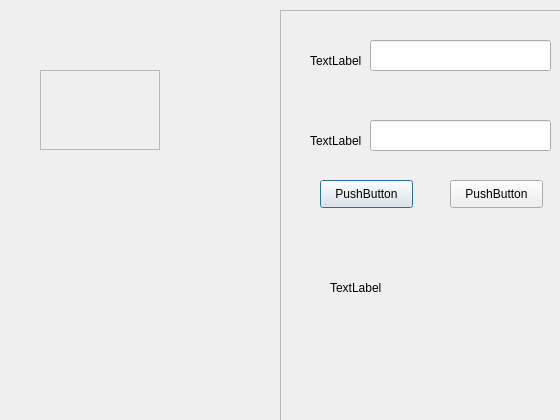
<?xml version="1.0" encoding="UTF-8"?>
<ui version="4.0">
 <class>LoginDialog</class>
 <widget class="QDialog" name="LoginDialog">
  <property name="geometry">
   <rect>
    <x>0</x>
    <y>0</y>
    <width>560</width>
    <height>420</height>
   </rect>
  </property>
  <property name="windowTitle">
   <string>Dialog</string>
  </property>
  <widget class="QStackedWidget" name="stackedWidget">
   <property name="geometry">
    <rect>
     <x>0</x>
     <y>0</y>
     <width>560</width>
     <height>420</height>
    </rect>
   </property>
   <widget class="QWidget" name="page">
    <widget class="QFrame" name="frame_login">
     <property name="geometry">
      <rect>
       <x>280</x>
       <y>10</y>
       <width>351</width>
       <height>469</height>
      </rect>
     </property>
     <property name="frameShape">
      <enum>QFrame::StyledPanel</enum>
     </property>
     <property name="frameShadow">
      <enum>QFrame::Raised</enum>
     </property>
     <widget class="QLabel" name="label_login_accountNumber">
      <property name="geometry">
       <rect>
        <x>30</x>
        <y>30</y>
        <width>51</width>
        <height>41</height>
       </rect>
      </property>
      <property name="text">
       <string>TextLabel</string>
      </property>
     </widget>
     <widget class="QLabel" name="label_login_pass">
      <property name="geometry">
       <rect>
        <x>30</x>
        <y>110</y>
        <width>51</width>
        <height>41</height>
       </rect>
      </property>
      <property name="text">
       <string>TextLabel</string>
      </property>
     </widget>
     <widget class="QLineEdit" name="lineEdit_login_accountNumber">
      <property name="geometry">
       <rect>
        <x>90</x>
        <y>30</y>
        <width>181</width>
        <height>31</height>
       </rect>
      </property>
     </widget>
     <widget class="QLineEdit" name="lineEdit_login_pass">
      <property name="geometry">
       <rect>
        <x>90</x>
        <y>110</y>
        <width>181</width>
        <height>31</height>
       </rect>
      </property>
     </widget>
     <widget class="QPushButton" name="btn_login">
      <property name="geometry">
       <rect>
        <x>40</x>
        <y>170</y>
        <width>93</width>
        <height>28</height>
       </rect>
      </property>
      <property name="text">
       <string>PushButton</string>
      </property>
     </widget>
     <widget class="QPushButton" name="btn_forgetPass">
      <property name="geometry">
       <rect>
        <x>170</x>
        <y>170</y>
        <width>93</width>
        <height>28</height>
       </rect>
      </property>
      <property name="text">
       <string>PushButton</string>
      </property>
     </widget>
     <widget class="QLabel" name="label_login_img">
      <property name="geometry">
       <rect>
        <x>50</x>
        <y>270</y>
        <width>72</width>
        <height>15</height>
       </rect>
      </property>
      <property name="text">
       <string>TextLabel</string>
      </property>
     </widget>
    </widget>
    <widget class="QFrame" name="frame_login_img">
     <property name="geometry">
      <rect>
       <x>40</x>
       <y>70</y>
       <width>120</width>
       <height>80</height>
      </rect>
     </property>
     <property name="frameShape">
      <enum>QFrame::StyledPanel</enum>
     </property>
     <property name="frameShadow">
      <enum>QFrame::Raised</enum>
     </property>
    </widget>
   </widget>
   <widget class="QWidget" name="page_2">
    <widget class="QFrame" name="frame_forgetPass">
     <property name="geometry">
      <rect>
       <x>0</x>
       <y>0</y>
       <width>560</width>
       <height>420</height>
      </rect>
     </property>
     <property name="frameShape">
      <enum>QFrame::StyledPanel</enum>
     </property>
     <property name="frameShadow">
      <enum>QFrame::Raised</enum>
     </property>
     <widget class="QLabel" name="label_forget_bg">
      <property name="geometry">
       <rect>
        <x>0</x>
        <y>0</y>
        <width>560</width>
        <height>271</height>
       </rect>
      </property>
      <property name="text">
       <string>TextLabel</string>
      </property>
     </widget>
     <widget class="QFrame" name="frame_forgetMsg">
      <property name="geometry">
       <rect>
        <x>210</x>
        <y>40</y>
        <width>331</width>
        <height>291</height>
       </rect>
      </property>
      <property name="frameShape">
       <enum>QFrame::StyledPanel</enum>
      </property>
      <property name="frameShadow">
       <enum>QFrame::Raised</enum>
      </property>
      <widget class="QLabel" name="label_forget_accountNumber">
       <property name="geometry">
        <rect>
         <x>20</x>
         <y>20</y>
         <width>51</width>
         <height>41</height>
        </rect>
       </property>
       <property name="text">
        <string>TextLabel</string>
       </property>
      </widget>
      <widget class="QLineEdit" name="lineEdit_forget_accountNumber">
       <property name="geometry">
        <rect>
         <x>90</x>
         <y>20</y>
         <width>181</width>
         <height>31</height>
        </rect>
       </property>
      </widget>
      <widget class="QLabel" name="label_forget_pass1">
       <property name="geometry">
        <rect>
         <x>20</x>
         <y>70</y>
         <width>51</width>
         <height>41</height>
        </rect>
       </property>
       <property name="text">
        <string>TextLabel</string>
       </property>
      </widget>
      <widget class="QLineEdit" name="lineEdit_forget_pass1">
       <property name="geometry">
        <rect>
         <x>90</x>
         <y>70</y>
         <width>181</width>
         <height>31</height>
        </rect>
       </property>
      </widget>
      <widget class="QLabel" name="label_forget_pass2">
       <property name="geometry">
        <rect>
         <x>20</x>
         <y>120</y>
         <width>51</width>
         <height>31</height>
        </rect>
       </property>
       <property name="text">
        <string>TextLabel</string>
       </property>
      </widget>
      <widget class="QLineEdit" name="lineEdit_forget_pass2">
       <property name="geometry">
        <rect>
         <x>90</x>
         <y>120</y>
         <width>181</width>
         <height>31</height>
        </rect>
       </property>
      </widget>
      <widget class="QPushButton" name="btn_getCode">
       <property name="geometry">
        <rect>
         <x>15</x>
         <y>170</y>
         <width>55</width>
         <height>34</height>
        </rect>
       </property>
       <property name="text">
        <string>PushButton</string>
       </property>
      </widget>
      <widget class="QLineEdit" name="lineEdit_forget_code">
       <property name="geometry">
        <rect>
         <x>90</x>
         <y>170</y>
         <width>181</width>
         <height>31</height>
        </rect>
       </property>
      </widget>
      <widget class="QPushButton" name="btn_forget_commit">
       <property name="geometry">
        <rect>
         <x>20</x>
         <y>220</y>
         <width>110</width>
         <height>34</height>
        </rect>
       </property>
       <property name="text">
        <string>PushButton</string>
       </property>
      </widget>
      <widget class="QPushButton" name="btn_forget_cancel">
       <property name="geometry">
        <rect>
         <x>160</x>
         <y>220</y>
         <width>110</width>
         <height>34</height>
        </rect>
       </property>
       <property name="text">
        <string>PushButton</string>
       </property>
      </widget>
     </widget>
     <widget class="QLabel" name="label_forget_img">
      <property name="geometry">
       <rect>
        <x>40</x>
        <y>290</y>
        <width>111</width>
        <height>71</height>
       </rect>
      </property>
      <property name="text">
       <string>TextLabel</string>
      </property>
     </widget>
    </widget>
   </widget>
  </widget>
 </widget>
 <resources/>
 <connections/>
</ui>
